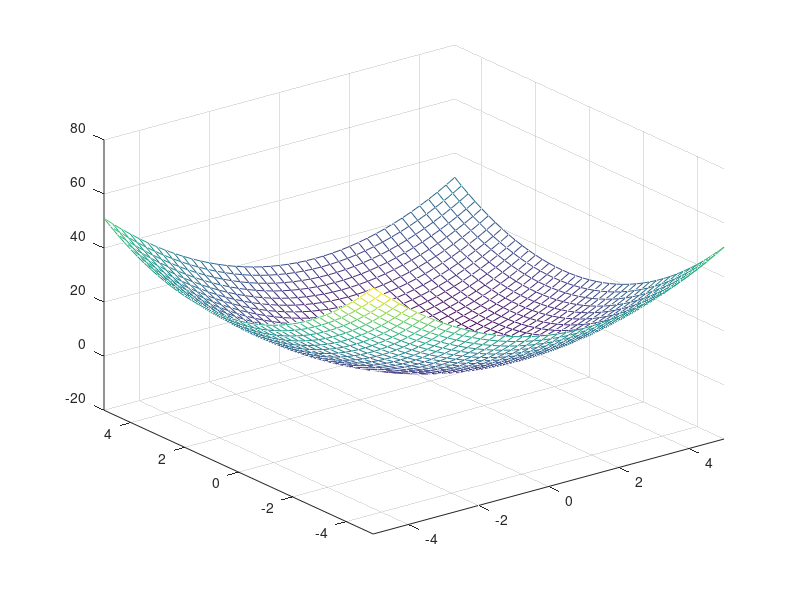
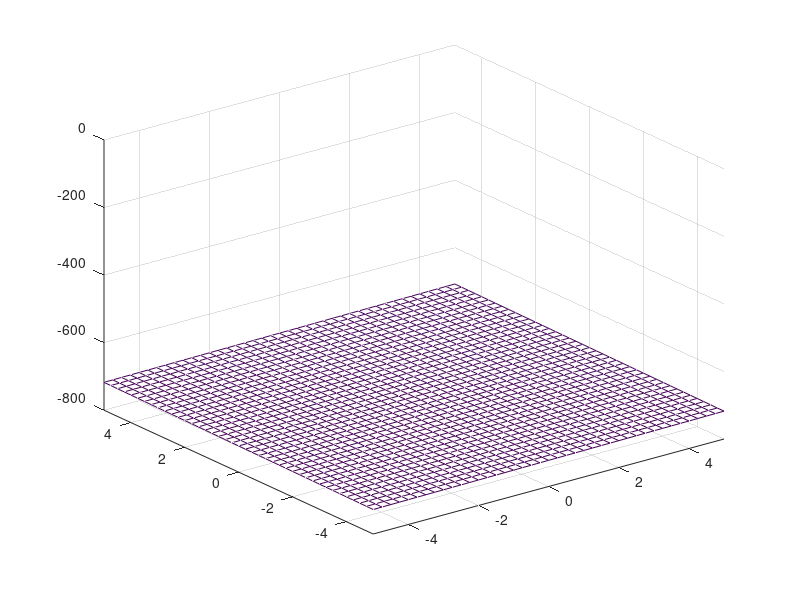
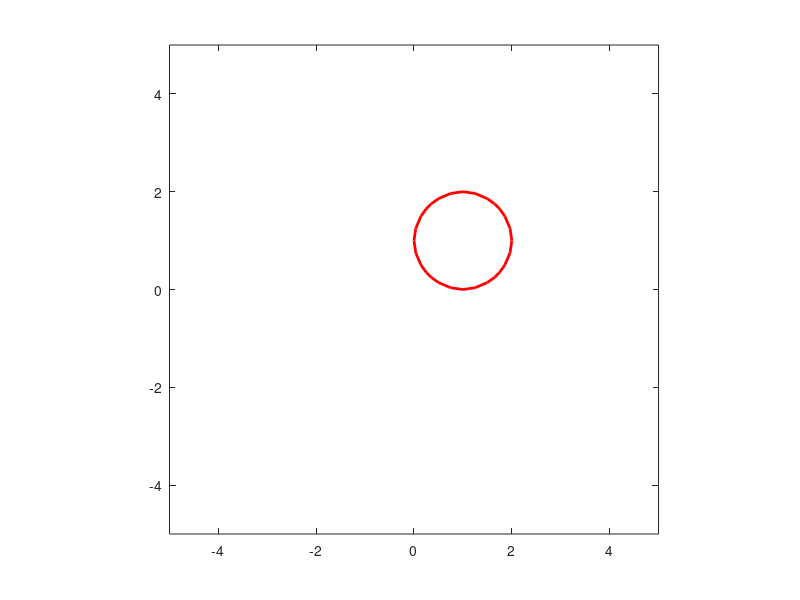

Recreate these plots in MATLAB, in order. (Note: this script raises an error after producing the figures.)
close all
clear all


scegli_sistema=input('1. sistema 1 \n 2. sistema 2 \n  3. sistema 3  \n 4. sistema 4 \n 5. sistema 5 \n')
if scegli_sistema==1
    f=@(x,y)[2*x(1)-cos(x(2)); sin(x(1))+2*x(2)];   
    jac=@(x)[2  sin(x(2));
             cos(x(1)) 2];
    xm=[-4:0.5:4];
    ym=[-4:0.5:4];
    [X,Y]=meshgrid(xm,ym);
    Z=2*X-cos(Y);
    Z1=sin(X)+2*Y;

    

 elseif scegli_sistema==2
    f=@(x)[x(1)+x(2)-3; x(1).^2+x(2).^2-9];   
    jac=@(x)[1  1;
            2*x(1) 2*x(2)];

    xm=[-4:0.5:4];
    ym=[-4:0.5:4];
    [X,Y]=meshgrid(xm,ym);
    Z=X+Y-3;
    Z1=X.^2+Y.^2-9;
    
    
 

elseif scegli_sistema==3
    f=@(x)[x(1).^2+x(2).^2-2; exp(x(1)-1)+x(2).^3-2];   
    jac=@(x)[2*x(1)  2*x(2);
             exp(x(1)-1) 3*x(2)^2];
    
    xm=[-2:0.25:2];
    ym=[-2:0.25:2];
    [X,Y]=meshgrid(xm,ym);
    Z=X.^2+Y.^2-2;
    Z1=exp(X-1)+Y.^3-2;

 elseif scegli_sistema==4
     f=@(x) [4*x(1).^2+x(2).^2-4; 
            x(1)+x(2)-sin(x(1)-x(2))];
     jac=@(x) [8*x(1) 2*x(2);
            1-cos(x(1)-x(2)) 1+cos(x(1)-x(2))];
        %Iterato iniziale ok [-1;1]
     
    xm=[-2:0.25:2];
    ym=[-2:0.25:2];
    [X,Y]=meshgrid(xm,ym);
    Z=4*X.^2+Y.^2-4;
    Z1=X+Y-sin(X-Y);

    elseif scegli_sistema==5
     f=@(x) [x(1)^2+x(2)^2-2*x(1)-2*x(2)+1; 
            x(1)+x(2)-2*x(1)*x(2)];
     jac=@(x) [2*x(1)-2  2*x(2)-2;
            1-2*x(2) 1-2*x(1)];
        %Iterato iniziale ok [-1;1]
     
    xm=[-5:0.25:5];
    ym=[-5:0.25:5];
    [X,Y]=meshgrid(xm,ym);
    Z=X.^2+Y.^2-2*X-2*Y+1;
    Z1=X+Y-2*X*Y;

 
end

figure
mesh(X,Y,Z);
hold on
contour(X,Y,Z,[0 0],'r-','linewidth',2);
figure
mesh(X,Y,Z1);
hold on
contour(X,Y,Z1,[0 0],'k-','linewidth',2);
    
figure
contour(X,Y,Z,[0 0],'r-','linewidth',2);
hold on
contour(X,Y,Z1,[0 0],'g-','linewidth',2);
axis('equal')

x0=input('Soluzione iniziale; vettore colonna  con due componenti');
nmax=500;
[xN,XmN,contN]= my_newtonSys(f,jac,x0,1e-10,1e-10,nmax);
[xC,XmC,contC]= my_cordeSys(f,jac,x0,10^-10,1e-10,nmax);
[xS,XmS,contS]= my_ShamanskiiSys(f,jac,x0,10^-10,1e-10,nmax);

hold on
plot3(xN(1),xN(2),f([xN(1),xN(2)]),'ro')


fprintf('Metodo di Newton ---> Iterato iniziale [%10.5e; %10.5e] --->Iterazioni %5i --> Zero [%10.5e; %10.5e] \n',x0,contN,xN)
fprintf('Metodo delle corde ---> Iterato iniziale [%10.5e; %10.5e] --->Iterazioni %5i --> Zero [%10.5e; %10.5e] \n',x0,contC,xC)
fprintf('Metodo di Shamanskii ---> Iterato iniziale [%10.5e; %10.5e] --->Iterazioni %5i --> Zero [%10.5e; %10.5e] \n',x0,contS,xS)


figure
semilogy(1:contN,XmN,'ro-',1:contC,XmC,'go-',1:contS,XmS,'bo-')
legend('Newton','Corde','Shamanskii')